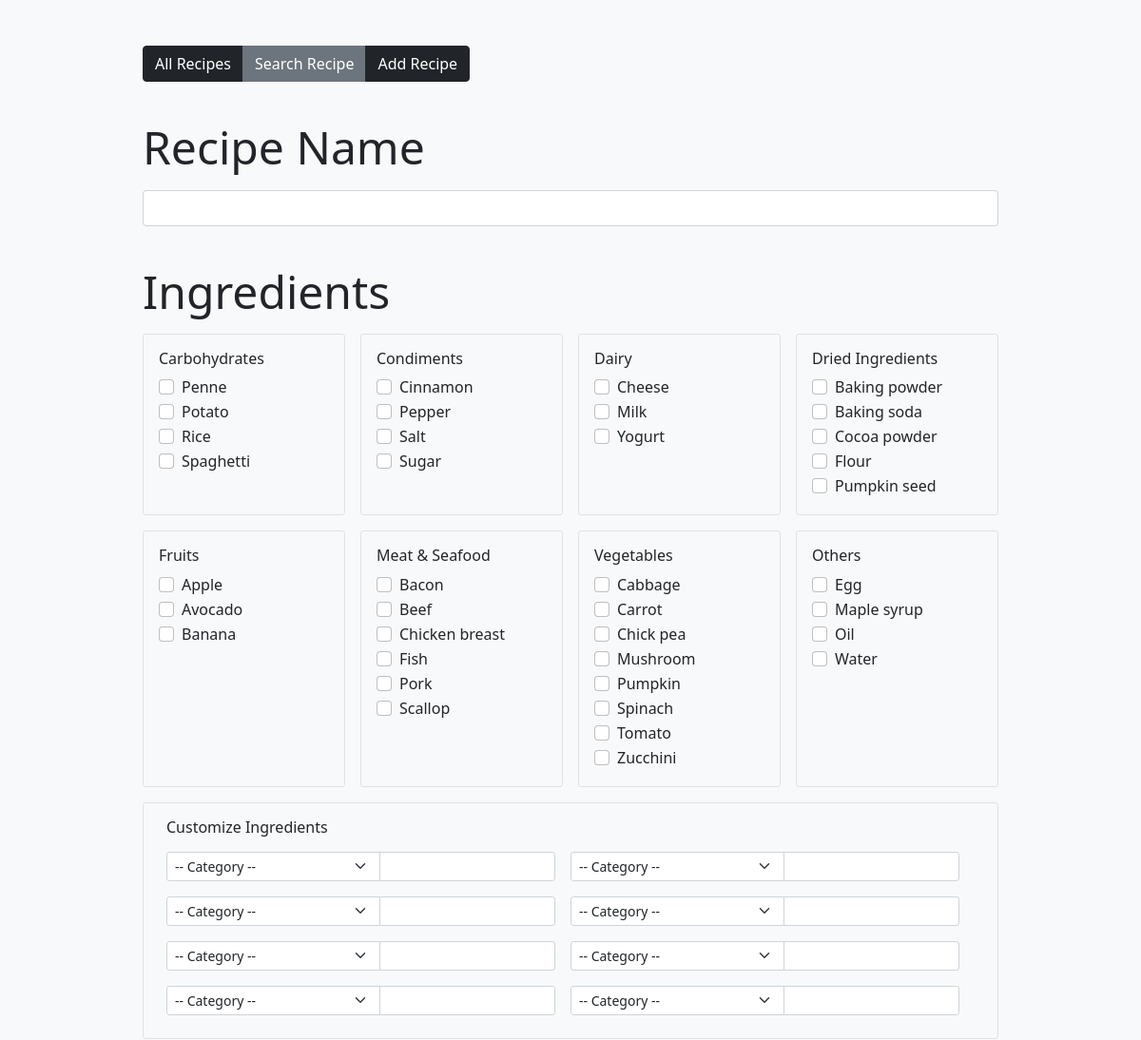
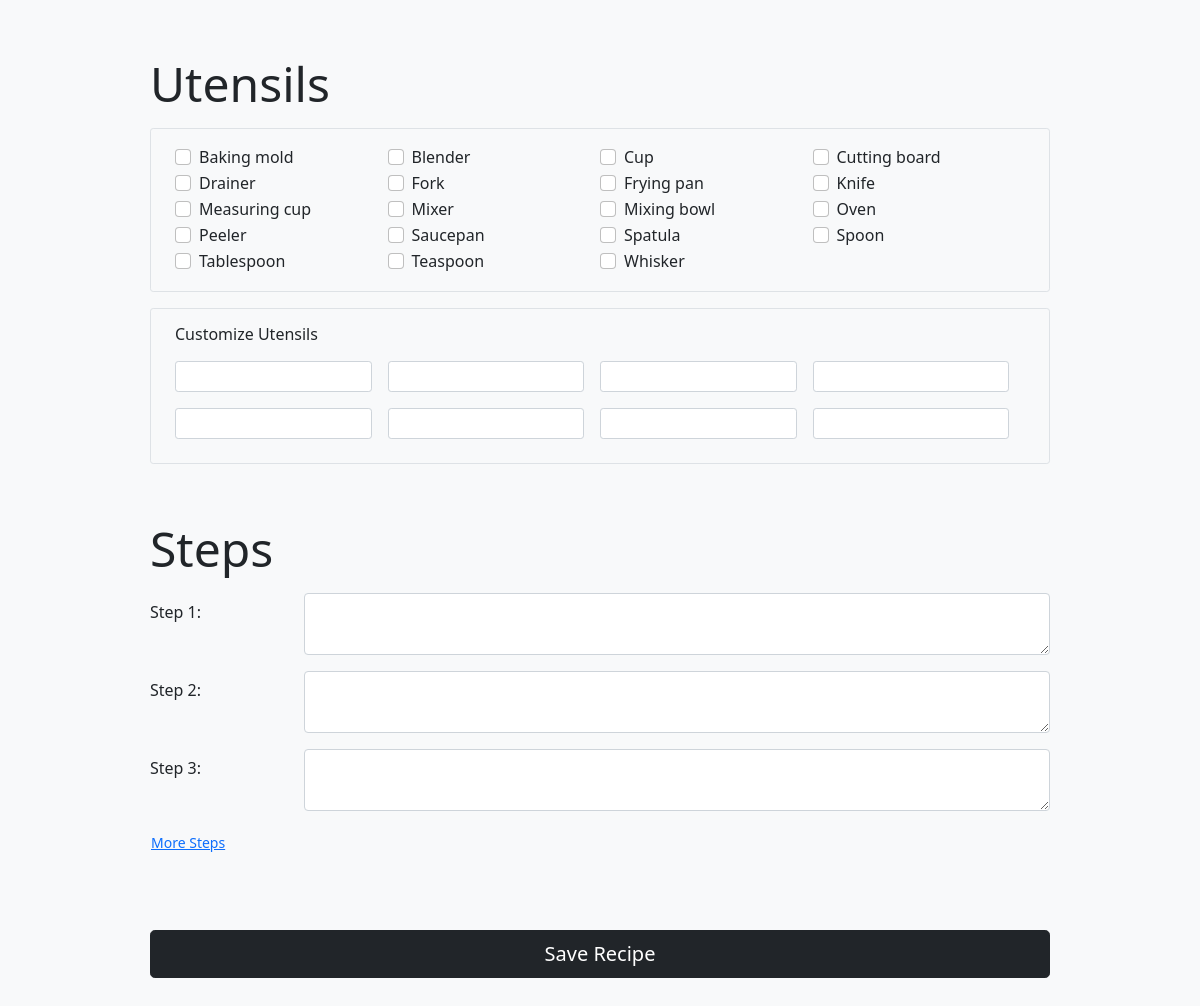
The page /add.php on the database its author committed (2 pictures, top to bottom).
### tables this page shows
CREATE TABLE `utensils` (
  `id` int NOT NULL,
  `name` varchar(50) NOT NULL
);

### add.php (the view, shortened to what this page needs)
<!DOCTYPE html>
<html lang="en">
<head>
  <link href="https://cdn.jsdelivr.net/npm/bootstrap@5.1.3/dist/css/bootstrap.min.css" rel="stylesheet">
</head>
<body class="bg-light">
  <div class="my-5 mx-auto w-75">
    <div class="btn-group mb-4">
      <a href="index.php" class="btn btn-dark">All Recipes</a>
      <a href="search.php" class="btn btn-secondary">Search Recipe</a>
      <a href="add.php" class="btn btn-dark">Add Recipe</a>
    </div>
    <form action="" method="post">
      <h4 class="display-5 my-3">Recipe Name</h4>
      <input type="" name="name" id="name" class="form-control" required/> <br>
      <h4 class="display-5 my-3">Ingredients</h4>
      <div style="display: grid; grid-template-columns: 1fr 1fr 1fr 1fr; grid-gap: 16px;">
        <?php
          require_once('db.php');
          $sql = "SELECT `category`, GROUP_CONCAT(DISTINCT `name` ORDER BY `name` ASC SEPARATOR ', ') AS `ingredients` FROM `ingredients` GROUP BY `category` ORDER BY `category` IS NULL";
          $result = mysqli_query($conn, $sql);
          $categories = array();
          while($row = mysqli_fetch_array($result)) {
            $category = $row['category'] === null ? "Others" : ucwords($row['category']);
            array_push($categories, $category);
            echo "<div style='display:flex'>
                    <div class='border rounded-1 p-3 w-100' >
                    <h6>{$category}</h6>";
            $ingredients = $row['ingredients'];
            $ingredients_array = explode(", ", $ingredients);
            foreach ($ingredients_array as $ingredient) {
              echo "<div class='form-check'>
                      <input class='form-check-input' type='checkbox' name='ingredients[]' id='{$ingredient}' value='{$ingredient}' >
                      <label class='form-check-label' for='{$ingredient}'>
                        " . ucfirst($ingredient) . "
                      </label>
                    </div>";
            }
            echo "</div></div>";
          }
        ?>
      </div>
      <div class='row border rounded-1 py-3 px-4 my-3 mx-auto'>
        <h6 class="px-0">Customize Ingredients</h6>
        <?php
          for ($index = 0; $index < 8; $index++) {
            echo "<div class='col-6 ps-0 pe-3'>
                    <div class='input-group input-group-sm my-2'>
                      <select class='form-select' name='categories[]'>
                        <option selected>-- Category --</option>";
            echo      "</select>
                      <input type='text' name='new_ingredients[]' class='form-control' />
                    </div>
                  </div>";
          }
        ?>
      </div><br>
      <h4 class="display-5 my-3">Utensils</h4>
      <div class='row border rounded-1 py-3 px-4 my-3 mx-auto'>
        <?php
          $sql = "SELECT `name` FROM `utensils` ORDER BY `name` ASC";
          $result = mysqli_query($conn, $sql);
          while($row = mysqli_fetch_array($result)) {
            $utensil = $row["name"];
            echo "<div class='form-check col-lg-3 col-sm-4 col-6'>
                    <input class='form-check-input' type='checkbox' name='utensils[]' id='{$utensil}' value='{$utensil}' >
                    <label class='form-check-label' for='{$utensil}'>" . ucfirst($utensil) . "</label>
                  </div>";
          }
        ?>
      </div>
      <div class='row border rounded-1 py-3 px-4 my-3 mx-auto'>
        <h6 class="px-0">Customize Utensils</h6>
        <?php
          for ($index = 0; $index < 8; $index++) {
            echo "<div class='col-3 ps-0 pe-3 py-2'>
                    <input type='text' name='new_utensils[]' class='form-control form-control-sm' />
                  </div>";
          }
        ?>
      </div><br>
      <h4 class="display-5 my-3">Steps</h4>
      <?php
        function printStepBoxes($number) {
          for ($index = $number; $index < ($number + 3); $index++) {
            echo "<div class='row mb-3 my-2'>
                    <label for='step' class='col-2 col-form-label'>Step " . $index + 1 . ": </label>
                    <div class='col'>
                      <textarea name='steps[]' id='step' class='form-control'></textarea>
                    </div>
                  </div>";
          }
        }
        printStepBoxes(0);
      ?>
      <div id="button1" onclick="showMore1()" class="btn btn-link btn-sm px-0">More Steps</div><br>
      <div id="button2" onclick="showMore2()" class="btn btn-link btn-sm px-0 visually-hidden">More Steps</div><br>
      <div class="d-grid">
        <input type="submit" name="submit" value="Save Recipe" class="btn btn-lg btn-dark my-5"/>
      </div>
    </form>
  </div>
</body>
</html>

### rows shown on the page
utensils: name "Baking mold"
utensils: name "Blender"
utensils: name "Cup"
utensils: name "Cutting board"
utensils: name "Drainer"
utensils: name "Fork"
utensils: name "Frying pan"
utensils: name "Knife"
utensils: name "Measuring cup"
utensils: name "Mixer"
utensils: name "Mixing bowl"
utensils: name "Oven"
utensils: name "Peeler"
utensils: name "Saucepan"
utensils: name "Spatula"
utensils: name "Spoon"
utensils: name "Tablespoon"
utensils: name "Teaspoon"
utensils: name "Whisker"

### other values the page prints
$category "Carbohydrates"
$ingredient "Penne"
$ingredient "Potato"
$ingredient "Rice"
$ingredient "Spaghetti"
$category "Condiments"
$ingredient "Cinnamon"
$ingredient "Pepper"
$ingredient "Salt"
$ingredient "Sugar"
$category "Dairy"
$ingredient "Cheese"
$ingredient "Milk"
$ingredient "Yogurt"
$category "Dried Ingredients"
